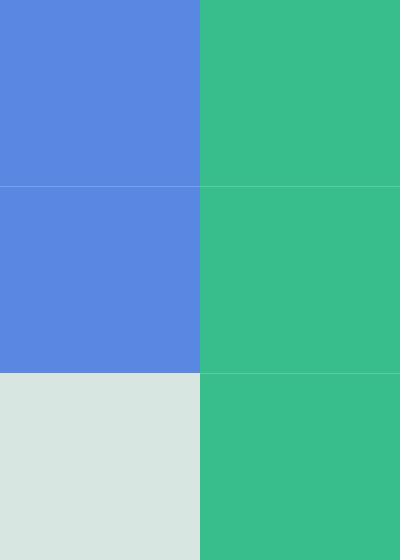
Frame 1 (no input)
Frame 60 (no input): identical to frame 1, image omitted
Frame 120 (the mouse pressed at the canvas centre since frame 60): identical to frame 1, image omitted

The p5.js sketch that drew this single still picture (run headless with seeded random() and noise() and a simulated clock; from frame 60 on, the mouse is pressed at the canvas centre):

// p5.js sketch
// ── sketch.js
function setup() {
  createCanvas(400, 560);
  noStroke();
  // background(240, 120, 0);
  
  currentOffsetX = 0;
  currentOffsetY = 0;
  colors = ['#ff7800', '#37be8c', '#cda500', '#5a87e1', '#d7e6e1'];
  
  for(var row = 0; row < 3; row++) {
    for(var column = 0; column < 2; column++) {
      fill(random(colors));
      rect(currentOffsetX, currentOffsetY, blockWidth(), blockHeight());
      currentOffsetX += blockWidth();
    }
    currentOffsetX = 0;
    currentOffsetY += blockHeight();
  }
}

function draw() {
}

blockWidth = function() {
  return width / 2;
}

blockHeight = function() {
  return height / 3;
}
